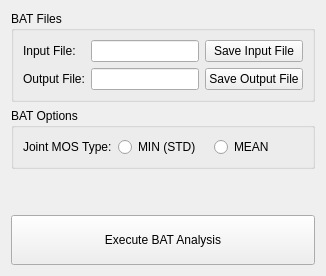
      <widget class="QWidget" name="tabCalculate">
       <attribute name="title">
        <string>Calculate</string>
       </attribute>
       <layout class="QVBoxLayout" name="verticalLayout_7">
        <item>
         <widget class="QGroupBox" name="groupBox_7">
          <property name="title">
           <string>BAT Files</string>
          </property>
          <layout class="QGridLayout" name="gridLayout_7">
           <item row="0" column="3">
            <widget class="QPushButton" name="saveInputFileButton">
             <property name="text">
              <string>Save Input File</string>
             </property>
            </widget>
           </item>
           <item row="0" column="0">
            <widget class="QLabel" name="label_35">
             <property name="text">
              <string>Input File:</string>
             </property>
            </widget>
           </item>
           <item row="0" column="2">
            <widget class="QLineEdit" name="inputFile"/>
           </item>
           <item row="1" column="0">
            <widget class="QLabel" name="label_36">
             <property name="text">
              <string>Output File:</string>
             </property>
            </widget>
           </item>
           <item row="1" column="2">
            <widget class="QLineEdit" name="outputFile"/>
           </item>
           <item row="1" column="3">
            <widget class="QPushButton" name="saveOutputFileButton">
             <property name="text">
              <string>Save Output File</string>
             </property>
            </widget>
           </item>
          </layout>
         </widget>
        </item>
        <item>
         <widget class="QGroupBox" name="groupBox_8">
          <property name="title">
           <string>BAT Options</string>
          </property>
          <layout class="QGridLayout" name="gridLayout_9">
           <item row="0" column="1">
            <widget class="QRadioButton" name="radioJointMin">
             <property name="text">
              <string>MIN (STD)</string>
             </property>
             <attribute name="buttonGroup">
              <string notr="true">buttonGroupMosType</string>
             </attribute>
            </widget>
           </item>
           <item row="0" column="0">
            <widget class="QLabel" name="label_37">
             <property name="text">
              <string>Joint MOS Type:</string>
             </property>
            </widget>
           </item>
           <item row="0" column="2">
            <widget class="QRadioButton" name="radioJointMean">
             <property name="text">
              <string>MEAN</string>
             </property>
             <attribute name="buttonGroup">
              <string notr="true">buttonGroupMosType</string>
             </attribute>
            </widget>
           </item>
          </layout>
         </widget>
        </item>
        <item>
         <spacer name="verticalSpacer_6">
          <property name="orientation">
           <enum>Qt::Vertical</enum>
          </property>
          <property name="sizeHint" stdset="0">
           <size>
            <width>20</width>
            <height>40</height>
           </size>
          </property>
         </spacer>
        </item>
        <item>
         <widget class="QPushButton" name="calculateButton">
          <property name="sizePolicy">
           <sizepolicy hsizetype="Minimum" vsizetype="Fixed">
            <horstretch>0</horstretch>
            <verstretch>0</verstretch>
           </sizepolicy>
          </property>
          <property name="minimumSize">
           <size>
            <width>0</width>
            <height>50</height>
           </size>
          </property>
          <property name="text">
           <string>Execute BAT Analysis</string>
          </property>
         </widget>
        </item>
       </layout>
      </widget>
